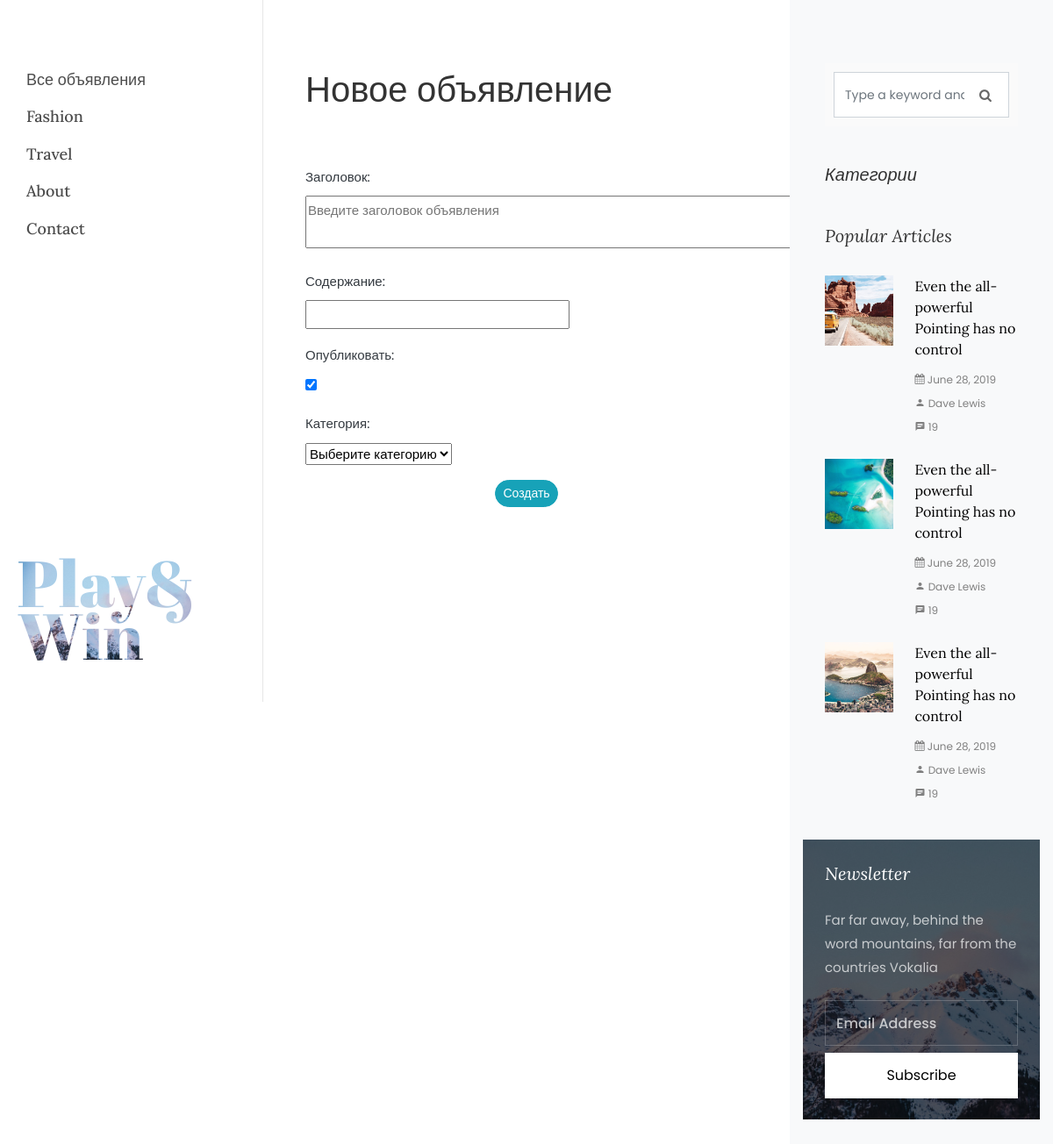
/billboard/announcements/create, run on an earlier commit of the app's database.
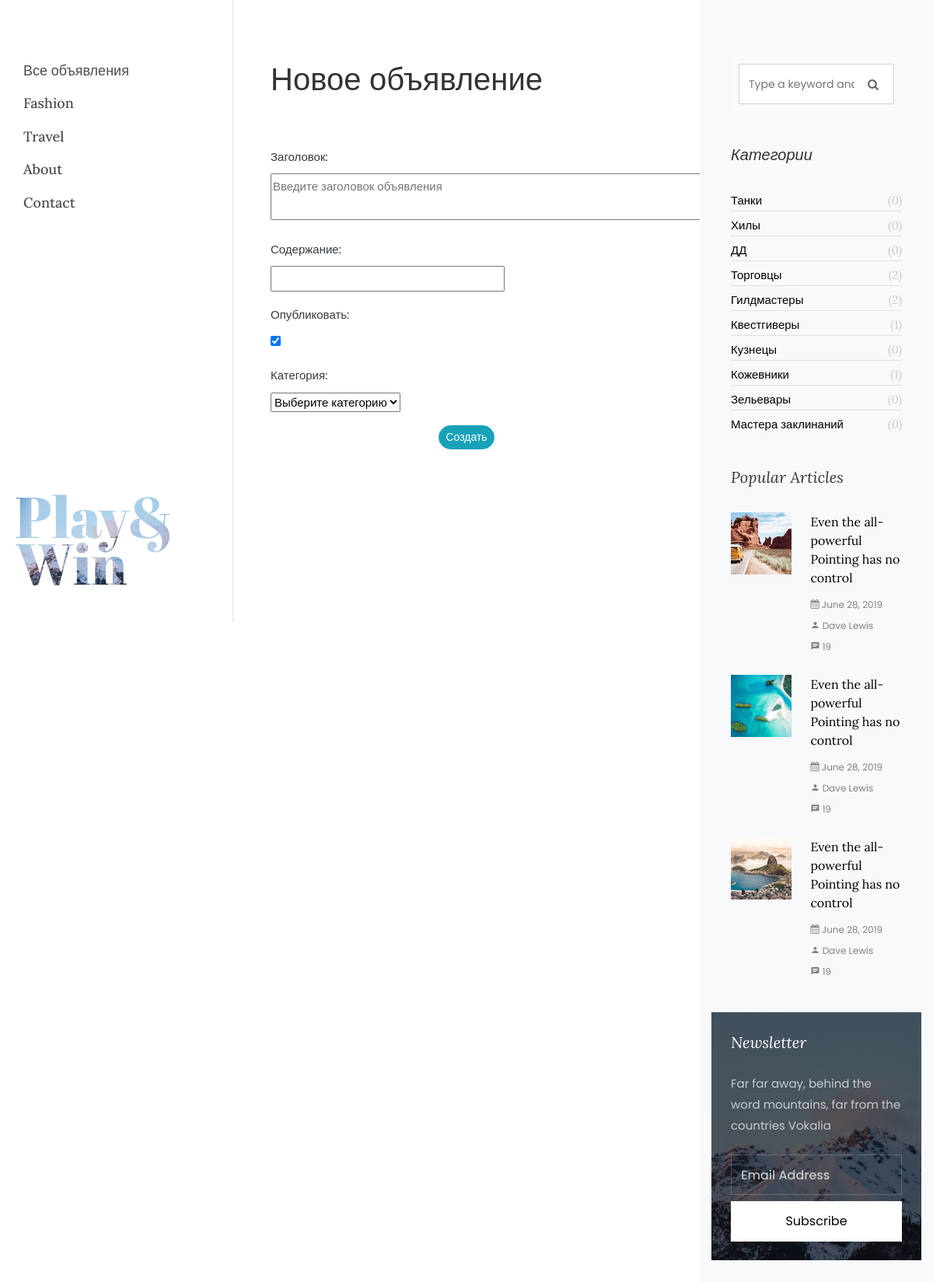
And on a later commit of the database.
### billboard/models.py (models this page shows)
class Category(models.Model):
    catname = models.CharField(max_length=64,
                               unique=True,
                               verbose_name='Категория')
    slug = models.SlugField(max_length=64,
                            unique=True,
                            db_index=True,
                            verbose_name='URL',
                            null=True)
    def __str__(self):
        return f'{self.catname}'
    class Meta:
        verbose_name = 'Категория'
        verbose_name_plural = 'Категории'

### billboard/views.py (the view, shortened to what this page needs)
# urls.py: path('announcements/create', AnnouncementCreate.as_view(), name='announcement_create'),
class AnnouncementCreate(CreateView):
    model = Announcement
    form_class = AnnouncementForm
    template_name = 'billboard/announcement_create.html'

### billboard/forms.py
class AnnouncementForm(forms.ModelForm):
    title = forms.CharField(min_length=4,
                            label='Заголовок',
                            widget=forms.Textarea(attrs={'placeholder': 'Введите заголовок объявления',
                                                         'rows': '2',
                                                         'cols': '85%'
                                                         }))
    content = forms.CharField(min_length=4,
                              widget=CKEditorUploadingWidget(attrs={'placeholder': 'О чём Ваше объявление?',}),
                              label='Содержание')
    is_published = forms.BooleanField(required=False,
                                      initial=True,
                                      widget=CheckboxInput,
                                      label='Опубликовать')
    category = forms.ModelChoiceField(empty_label='Выберите категорию',
                                      queryset=Category.objects.all(),
                                      label='Категория')
    class Meta:
        model = Announcement
        fields = ['title', 'content', 'is_published', 'category']

### billboard/templates/billboard/announcement_create.html (shortened to what this page needs)
{% extends 'flatpages/base.html' %}
{% load static %}
{% load crispy_forms_tags %}
{% block announcement %}
    <div class="col-md-12">
        <h1 class="mb-2">Новое объявление</h1>
    </div>
<div class="container mt-5">
        <form method="post" enctype="multipart/form-data">
            {% for field in form %}
            <div class="form-group">
                <div><label for="{{ field.id_for_label }}" class="text-dark">{{ field.label }}: </label></div>
                {{ field }}
            </div>
            {% endfor %}
            <div class="row justify-content-center">
                <input type="submit" class="btn btn-info btn-sm" value="Создать" />
            </div>
        </form>
</div>
{% endblock announcement %}

### billboard/templates/flatpages/base.html (shortened to what the changed rows need)
{% load static %}
{% load custom_tags %}
{% get_categories as categories %}
<!DOCTYPE html>
<html lang="en">
  <head>
    <link rel="stylesheet" href="{% static 'billboard/css/open-iconic-bootstrap.min.css' %}">
    <link rel="stylesheet" href="{% static 'billboard/css/animate.css' %}">
    <link rel="stylesheet" href="{% static 'billboard/css/owl.carousel.min.css' %}">
    <link rel="stylesheet" href="{% static 'billboard/css/owl.theme.default.min.css' %}">
    <link rel="stylesheet" href="{% static 'billboard/css/magnific-popup.css' %}">
    <link rel="stylesheet" href="{% static 'billboard/css/aos.css' %}">
    <link rel="stylesheet" href="{% static 'billboard/css/ionicons.min.css' %}">
    <link rel="stylesheet" href="{% static 'billboard/css/bootstrap-datepicker.css' %}">
    <link rel="stylesheet" href="{% static 'billboard/css/jquery.timepicker.css' %}">
    <link rel="stylesheet" href="{% static 'billboard/css/flaticon.css' %}">
    <link rel="stylesheet" href="{% static 'billboard/css/icomoon.css' %}">
    <link rel="stylesheet" href="{% static 'billboard/css/style.css' %}">
  </head>
  <body>
	<div id="colorlib-page">
		<aside id="colorlib-aside" role="complementary" class="js-fullheight">
			<div class="colorlib-footer">
				<h1 id="colorlib-logo" class="mb-4"><a href="base.html" style="background-image: url({% static 'billboard/images/bg_1.jpg' %});">Play&<span>Win</span></a></h1>
			</div>
		</aside>
		<div id="colorlib-main">
			<section class="ftco-section ftco-no-pt ftco-no-pb">
	    	<div class="container">
	    		<div class="row d-flex">
	    			<div class="col-xl-8 py-5 px-md-5">
	    				<div class="row pt-md-4">
                                {% block announcement %}
                                {% endblock announcement %}
			    		</div>
			    	    </div>
	    			<div class="col-xl-4 sidebar ftco-animate bg-light pt-5">
	            <div class="sidebar-box ftco-animate">
	              <ul class="categories">
                  {% for category in categories %}
                          {% if category_selected == category.pk %}
                          <li><a style="color: #1eafed; font-family: Lora, Arial, serif">{{ category }}<span>({{ category.cat_announcements.all.count }})</span></a></li>
                      {% else %}
                          <li><a style="font-family: Lora, Arial, serif" href="{% url 'announcement_by_category' pk=category.pk %}">{{ category }}<span>({{ category.cat_announcements.all.count }})</span></a></li>
                      {% endif %}
                  {% endfor %}
	              </ul>
	            </div>
	          </div>
	    		</div>
	    	</div>
	    </section>
		</div>
	</div>
  </body>
</html>

What changed in the data, as far as the page shows it:
added Category: catname "Танки", cat_announcements.all.count "0"
added Category: catname "Хилы", cat_announcements.all.count "0"
added Category: catname "ДД", cat_announcements.all.count "0"
added Category: catname "Торговцы", cat_announcements.all.count "2"
added Category: catname "Гилдмастеры", cat_announcements.all.count "2"
added Category: catname "Квестгиверы", cat_announcements.all.count "1"
added Category: catname "Кузнецы", cat_announcements.all.count "0"
added Category: catname "Кожевники", cat_announcements.all.count "1"
added Category: catname "Зельевары", cat_announcements.all.count "0"
added Category: catname "Мастера заклинаний", cat_announcements.all.count "0"
